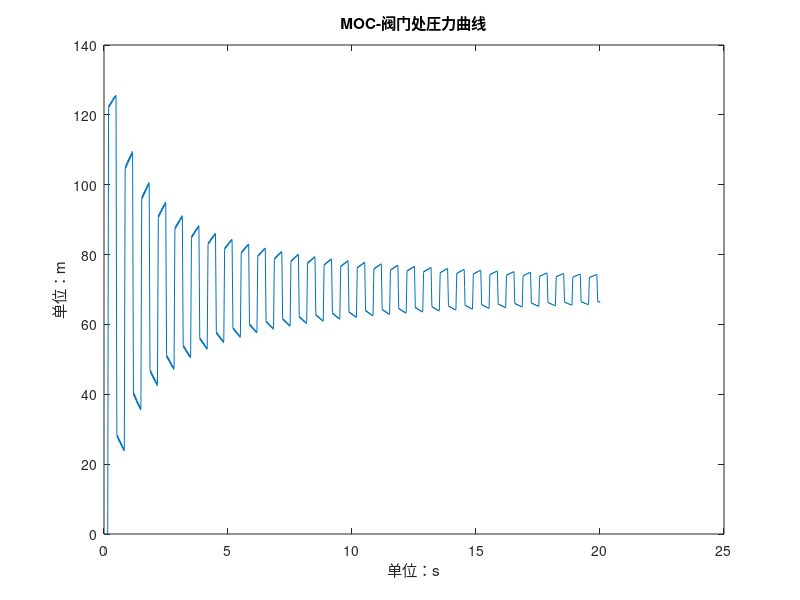

Reproduce this figure in MATLAB.
% 假设阀门瞬间关闭
clear
tic
L=300;                          % 管线长度
Hr=70;                          % 泵压力
N=10;                           % 分段数
NS=N+1;                         % 节点数
e=0.001651;                     % 壁厚m,0.065''
D=0.00635-2*e;	                % 管道内径
K=2.1e+9;                       % 流体体积弹性系数
Rho=1000;	                    % 液体密度kg/m^3
E=2.1e11;                       % 弹性模数
G=9.806;                        % 重力加速度
f=0.018;                        % 摩擦系数
A=pi*(D^2)/4;                     % 管道横截面积

% 网格划分
dx=L/N;                         % 单位长度
t_max=20;                       % 总计算时间
a=sqrt(K/Rho/(1+K*D/(E*e)));     % 波速
dt=.8*dx/a;                        % 单位计算时间
k=1;
t=0;time(k)=t;

% 常数B和R
B=a/(G*A);
R=f*dx/(2*G*D*(A^2));

% 第一列流量和压力
Q(k,1:NS)=0;
H(k,2:NS)=0;
H(1,1)=Hr;

while t<t_max
   for j=2:N
        CP=H(k,j-1)+B*Q(k,j-1)-R*Q(k,j-1)*abs(Q(k,j-1));    % +dt*Q(k,j-1)/A;    % CP==C-==CR
        CM=H(k,j+1)-B*Q(k,j+1)+R*Q(k,j+1)*abs(Q(k,j+1));    % -dt*Q(k,j+1)/A;    % CM==C+==CL
        H(k+1,j)=(CP+CM)/2;                                 % 计算压头
        Q(k+1,j)=(H(k+1,j)-CM)/(B);                         % 计算流量
         
   end
    
    % 边界值
    CP=H(k,N)+B*Q(k,N)-R*Q(k,N)*abs(Q(k,N));    % +dt*Q(k,N)/A;    % 单独计算CP
    CM=H(k,2)-B*Q(k,2)+R*Q(k,2)*abs(Q(k,2));    % -dt*Q(k,2)/A;    % 单独计算CM

    H(k+1,1)=Hr;                                % 压头第一列
    Q(k+1,1)=(H(k+1,1)-CM)/B;                   % 流量第一列数值，边界条件公式
    
    Q(k+1,NS)=0;                                % 流量最后一列
    H(k+1,NS)=CP;                               % 压头最后一列数值，边界条件公式

    t=t+dt;
    k=k+1;
    time(k)=t;
    
end
toc

plot(time,H(:,N+1))
title('MOC-阀门处圧力曲线');
xlabel('单位：s');
ylabel('单位：m');